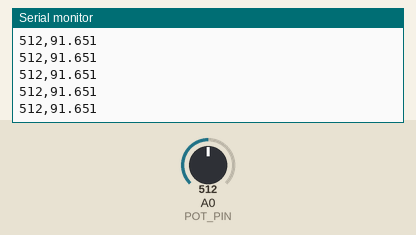
A sketch run on a simulated Arduino Uno, built with avr-gcc and run on an emulated ATmega328P. Parts: the last lines printed to the serial monitor. The inputs (shaded band) are chosen by the test bench; at power-on: A0 (POT_PIN) = 512.

Above: at 1.7 s.
1.8 s: A0 (POT_PIN) set to 716
At 1.84 s:
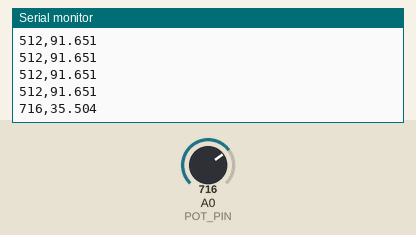
3.3 s: A0 (POT_PIN) set to 900
At 3.32 s:
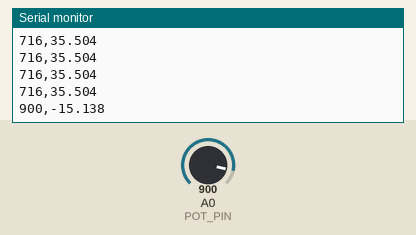
Timing chart, 0 to 6.3 s (numbered marks = the images above; inputs shaded):
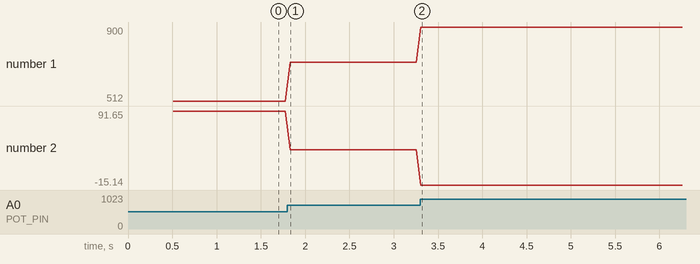

Measured:
- after the input at 1.8 s, the serial monitor: prints a new line at once (image 1)
- after the input at 3.3 s, the serial monitor: prints a new line at once (image 2)
- plotted number 1: 512 → 716 after the input at 1.8 s, 716 → 900 after the input at 3.3 s
- plotted number 2: 91.65 → 35.5 after the input at 1.8 s, 35.5 → -15.14 after the input at 3.3 s

The sketch:

Calibracion_Pote.ino
```cpp
// === CÓDIGO DE CALIBRACIÓN DE POTENCIÓMETRO ===
// Lee el valor ADC y calcula el ángulo usando la ecuación lineal.
// Permite verificar linealidad y sentido de giro en el Serial Monitor o Plotter.

const int POT_PIN = A0;

// --- Calibración inicial ---
// (estos son los coeficientes que vas a ajustar)
const float A_cal = -0.27523f;
const float B_cal = 232.5688f;

float potToAngle(int adc) {
  return A_cal * adc + B_cal;
}

void setup() {
  Serial.begin(115200);
  delay(500);

  Serial.println(F("# === Calibración de potenciómetro ==="));
  Serial.println(F("# Mueve lentamente el brazo y observa los valores."));
  Serial.println(F("# Formato: ADC, ángulo_deg"));
  Serial.println(F("ADC,phi_deg"));
}

void loop() {
  int adc = analogRead(POT_PIN);
  float phi = potToAngle(adc);

  // Imprimir en formato CSV
  Serial.print(adc);
  Serial.print(",");
  Serial.println(phi, 3);

  delay(50); // ~20 Hz de actualización, suave para el Plotter
}
```
